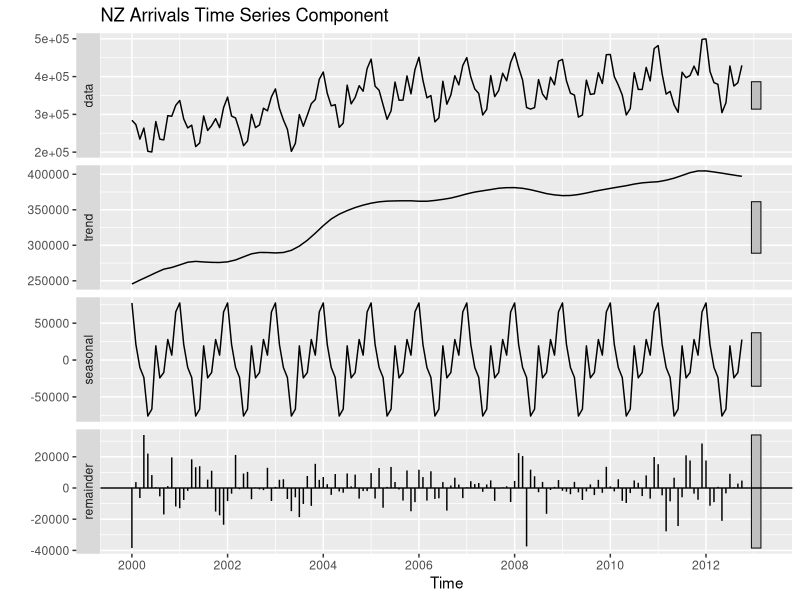
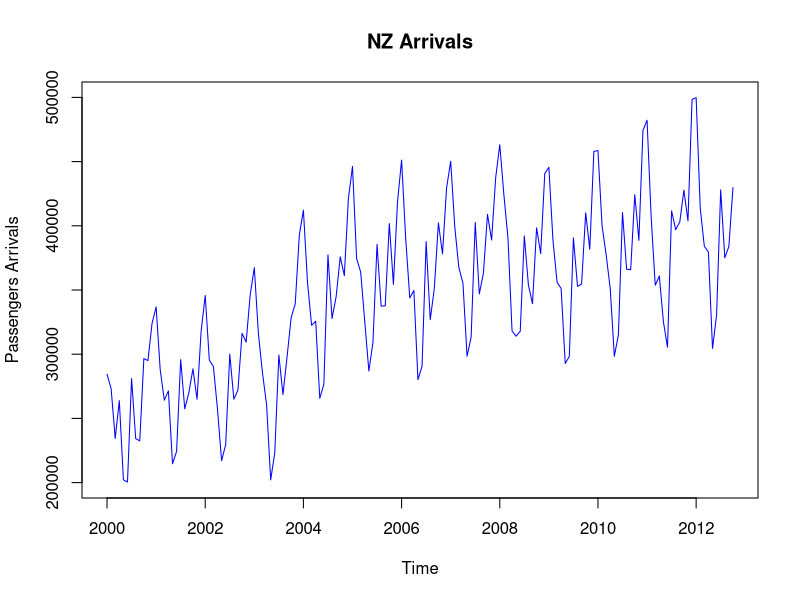
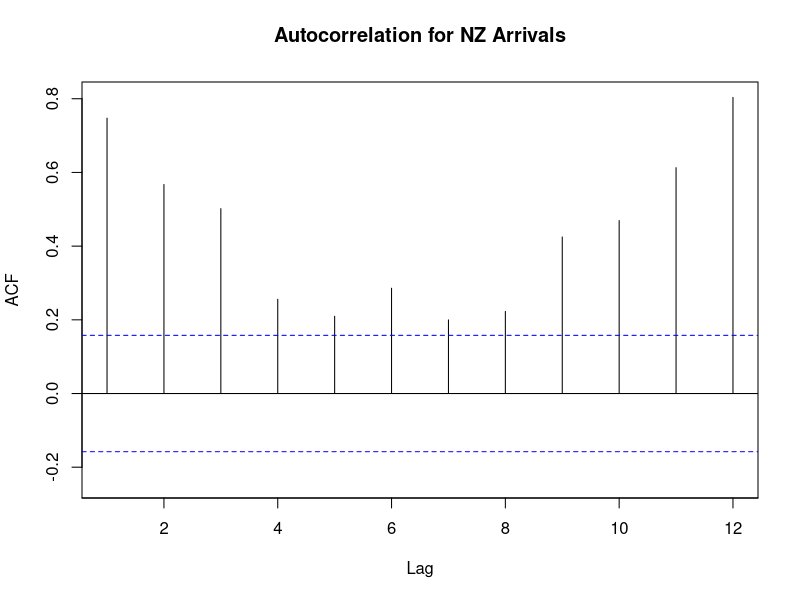
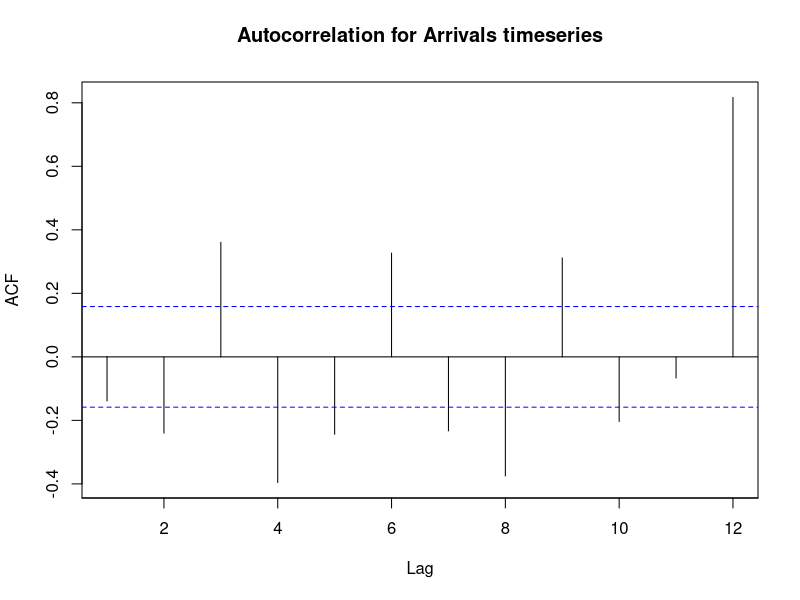
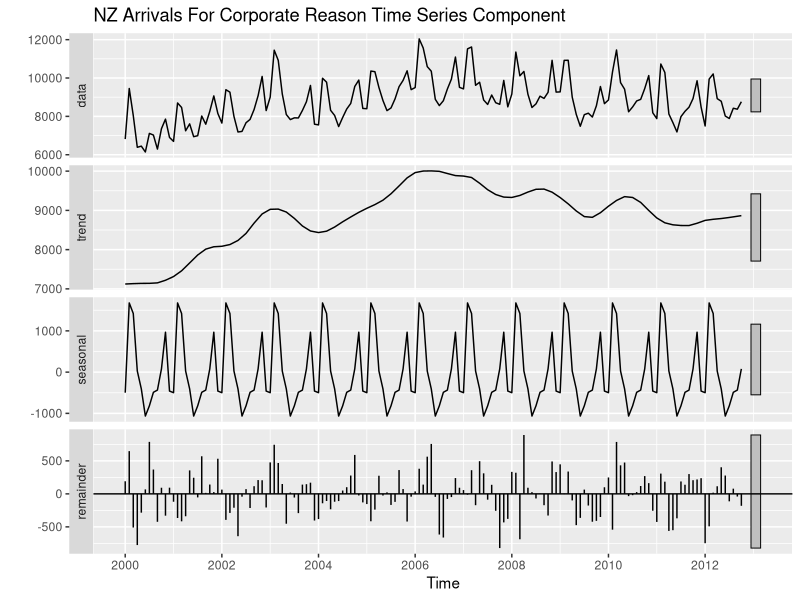
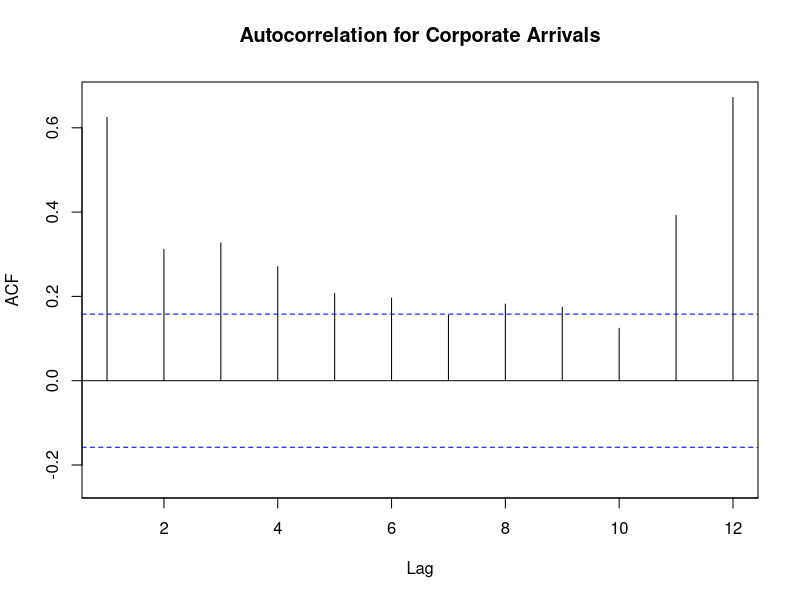
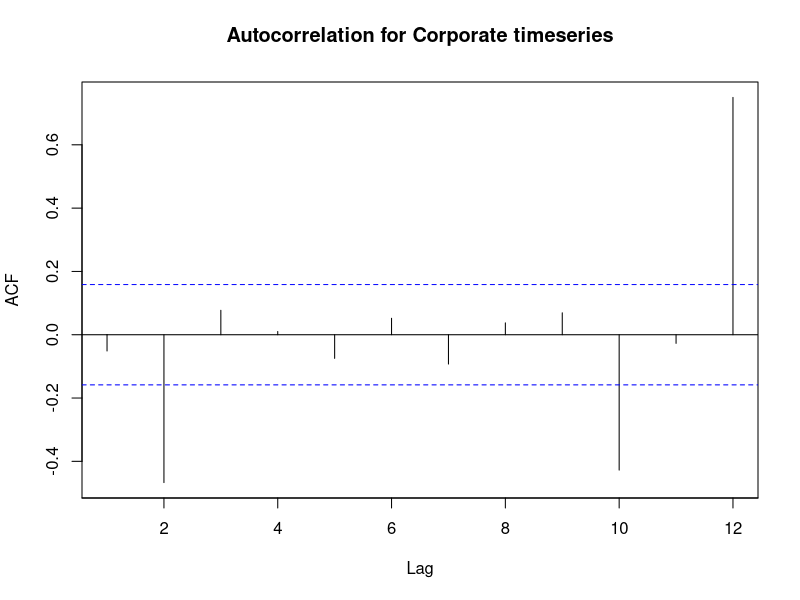
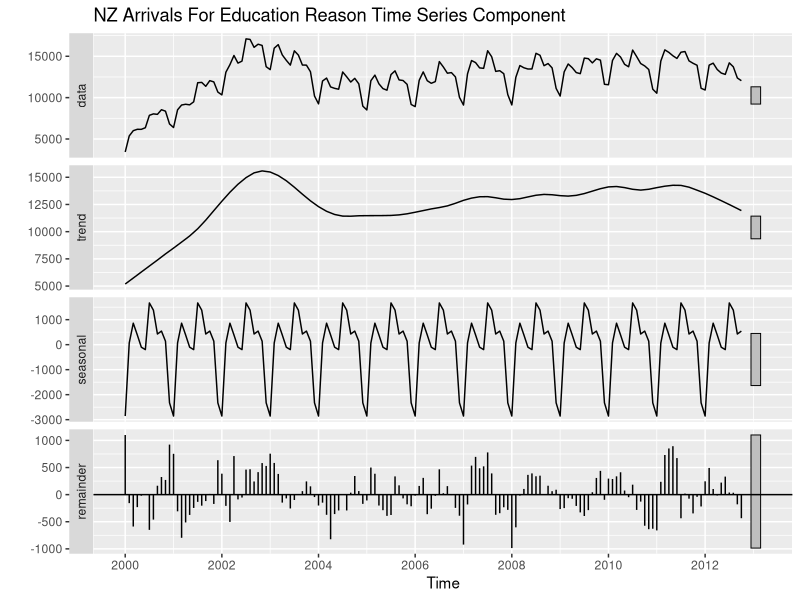

Generate these figures, in order, with R:
library(forecast)

# set working directory for locating files.
setwd("C:/Users/saurabhn/Desktop/Snehaa/Time_Series_Analytics/Project/Project_Files_Collab/reban673timeseriesanalyticsgroupproject")

#setwd("E:/MS/Time Series Analytics/project")
#setwd("G:/CSUEB/MSBA/Spring 19/BAN_673_Forecasting/Project/")
# Create data frame.
nz.data <- read.csv("Processed_Raw_Dataset_NZ.csv")

# ----------<<<<ARRIVAL TIMESERIES>>>>-------------
arrivals.ts <- ts(nz.data$Arrivals, start = c(2000, 1), end = c(2012, 10), freq = 12)
arrivals.stl <- stl(arrivals.ts, s.window = "periodic")
autoplot(arrivals.stl, main = "NZ Arrivals Time Series Component")
plot(arrivals.ts,
     xlab="Time",ylab="Passengers Arrivals",
     ylim = c(200000, 500000),
     main = "NZ Arrivals",col='blue')

autocor <- Acf(arrivals.ts, lag.max = 12, main = "Autocorrelation for NZ Arrivals")
Lag_arrivals <- round(autocor$lag, 0)
ACF_arrivals <- round(autocor$acf, 3)
data.frame(Lag_arrivals, ACF_arrivals)
#  Lag_arrivals ACF_arrivals
#1              0         1.000
#2              1         0.747
#3              2         0.567
#4              3         0.502
#5              4         0.256
#6              5         0.210
#7              6         0.286
#8              7         0.200
#9              8         0.223
#10             9         0.425
#11            10         0.469
#12            11         0.613
#13            12         0.804

diff.arrivals <- diff(arrivals.ts, lag = 1)
Acf(diff.arrivals, lag.max = 12, 
    main = "Autocorrelation for Arrivals timeseries")

arrivals.ar1<- Arima(arrivals.ts, order = c(1,0,0))
summary(arrivals.ar1)
# Coefficients:
#   ar1       mean
# 0.7548  345966.68
# s.e.  0.0527   13912.23

# ----------<<<<CORPORATE TIMESERIES>>>>-------------
corporate.ts <- ts(nz.data$Corporate, start = c(2000, 1), end = c(2012, 10), freq = 12)
corporate.stl <- stl(corporate.ts, s.window = "periodic")
autoplot(corporate.stl, main = "NZ Arrivals For Corporate Reason Time Series Component")

# Use acf() function to identify autocorrealtion and plot autocorrrelation
# for different lags (up to maximum of 12).
autocor <- Acf(corporate.ts, lag.max = 12, main = "Autocorrelation for Corporate Arrivals")

# Display autocorrelatiion coefficients for various lags
Lag_corporate <- round(autocor$lag, 0)
ACF_corporate <- round(autocor$acf, 3)
data.frame(Lag_corporate, ACF_corporate)

#Lag_corporate ACF_corporate
#1              0         1.000
#2              1         0.625
#3              2         0.311
#4              3         0.327
#5              4         0.271
#6              5         0.207
#7              6         0.196
#8              7         0.155
#9              8         0.182
#10             9         0.174
#11            10         0.124
#12            11         0.393
#13            12         0.672

diff.corporate <- diff(corporate.ts, lag = 1)
Acf(diff.corporate, lag.max = 12, 
    main = "Autocorrelation for Corporate timeseries")

corporate.ar1<- Arima(corporate.ts, order = c(1,0,0))
summary(corporate.ar1)
# Coefficients:
#   ar1       mean
# 0.6327  8815.2976
# s.e.  0.0626   202.6649

# ----------<<<<EDUCATION TIMESERIES>>>>-------------
education.ts <- ts(nz.data$Education, 
                   start = c(2000, 1), end = c(2012, 10), freq = 12)
education.stl <- stl(education.ts, s.window = "periodic")
autoplot(education.stl, main = "NZ Arrivals For Education Reason Time Series Component")

# Use acf() function to identify autocorrealtion and plot autocorrrelation
# for different lags (up to maximum of 12).
autocor <- Acf(education.ts, lag.max = 12, main = "Autocorrelation for Student Arrivals")

# Display autocorrelatiion coefficients for various lags
Lag_education <- round(autocor$lag, 0)
ACF_education <- round(autocor$acf, 3)
data.frame(Lag_education, ACF_education)

#Lag_education ACF_education
#1              0         1.000
#2              1         0.819
#3              2         0.619
#4              3         0.571
#5              4         0.551
#6              5         0.479
#7              6         0.400
#8              7         0.391
#9              8         0.381
#10             9         0.323
#11            10         0.296
#12            11         0.405
#13            12         0.469

diff.education <- diff(education.ts, lag = 1)
Acf(diff.education, lag.max = 12, 
    main = "Autocorrelation for Education timeseries")

education.ar1<- Arima(education.ts, order = c(1,0,0))
summary(education.ar1)
# Coefficients:
#   ar1        mean
# 0.8822  12052.1168
# s.e.  0.0422    892.5254

# ----------<<<<VACATION TIMESERIES>>>>-------------
vacation.ts <- ts(nz.data$Vacation, 
                  start = c(2000, 1), end = c(2012, 10), freq = 12)
vacation.stl <- stl(vacation.ts, s.window = "periodic")
autoplot(vacation.stl, main = "NZ Arrivals For Vacation Reason Time Series Component")

# Use acf() function to identify autocorrealtion and plot autocorrrelation
# for different lags (up to maximum of 12).
autocor <- Acf(vacation.ts, lag.max = 12, main = "Autocorrelation for Tourist Arrivals")

# Display autocorrelatiion coefficients for various lags
Lag_vacation <- round(autocor$lag, 0)
ACF_vacation <- round(autocor$acf, 3)
data.frame(Lag_vacation, ACF_vacation)
#Lag_vacation ACF_vacation
#1             0        1.000
#2             1        0.818
#3             2        0.412
#4             3       -0.028
#5             4       -0.383
#6             5       -0.588
#7             6       -0.655
#8             7       -0.600
#9             8       -0.408
#10            9       -0.067
#11           10        0.359
#12           11        0.741
#13           12        0.904

diff.vacation <- diff(vacation.ts, lag = 1)
Acf(diff.vacation, lag.max = 12, 
    main = "Autocorrelation for Vacation timeseries")

vacation.ar1<- Arima(vacation.ts, order = c(1,0,0))
summary(vacation.ar1)
# Coefficients:
#   ar1        mean
# 0.8159  106989.328
# s.e.  0.0455    9651.715